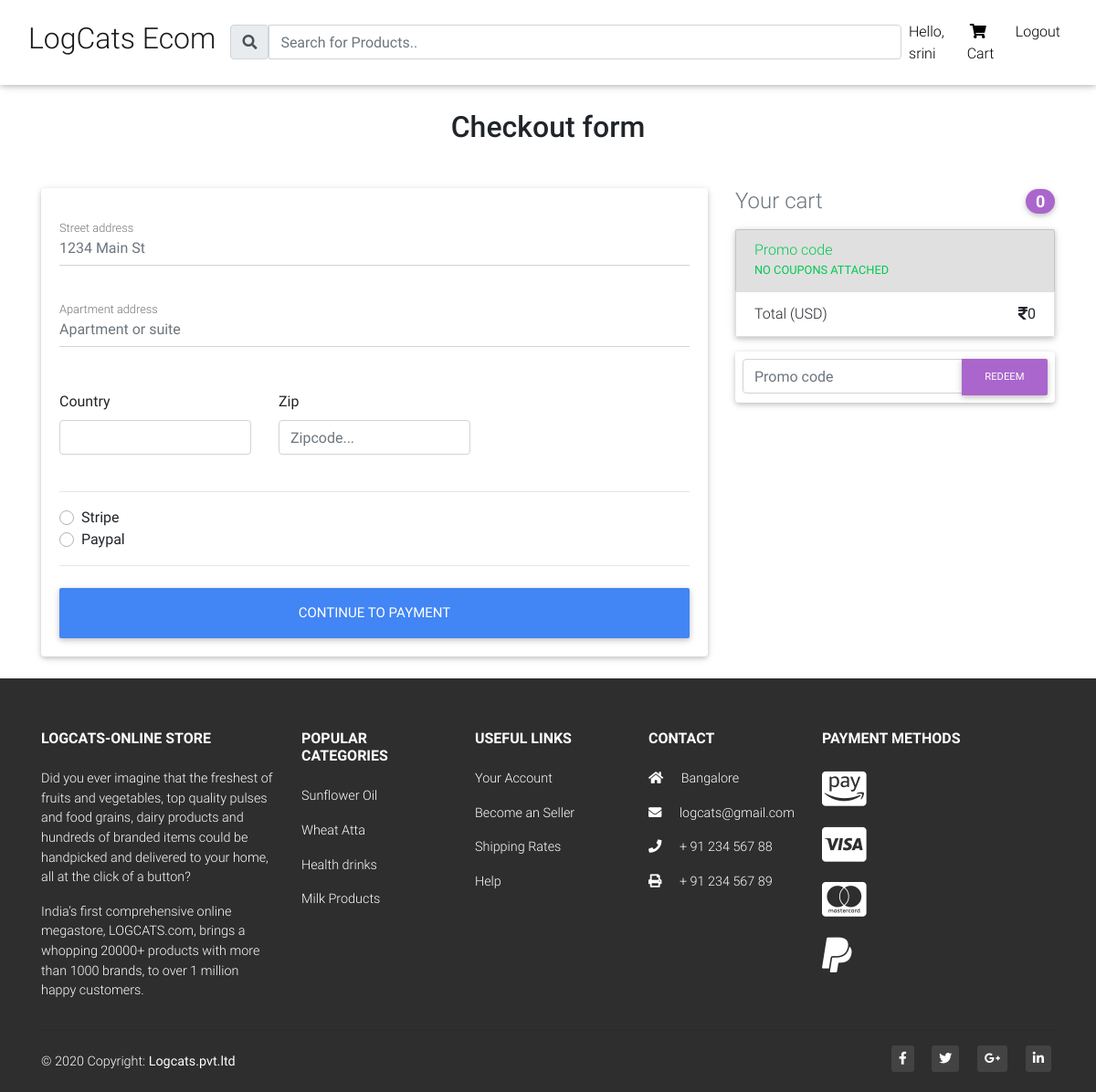
/checkout/ (signed in), run on an earlier commit of the app's database.
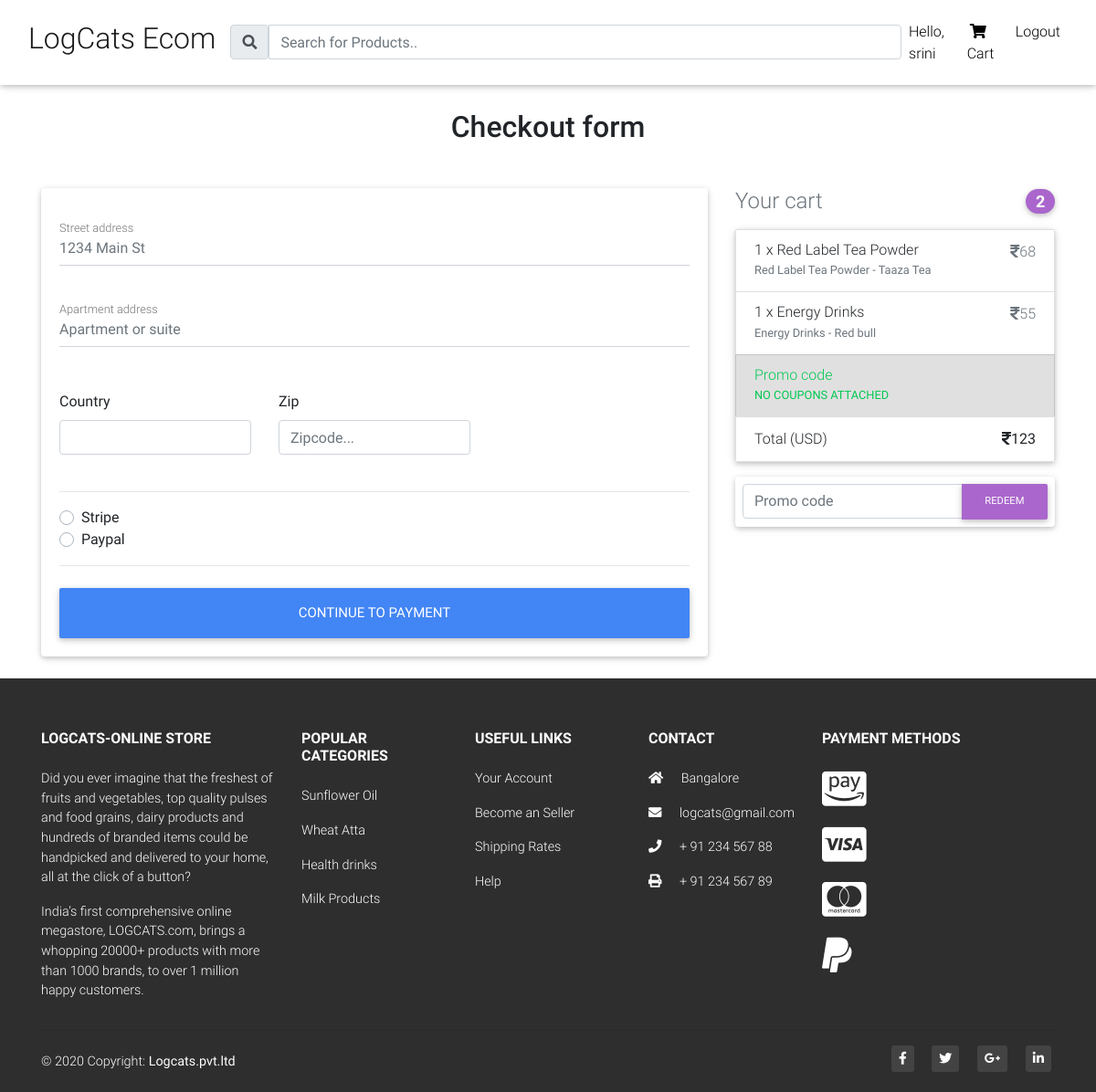
And on a later commit of the database.
### businessToConsumer/models.py (models this page shows, shortened)
class Order(models.Model):
    user = models.ForeignKey(User, on_delete = models.CASCADE)
    items = models.ManyToManyField(OrderItem)
    address = models.ForeignKey(
        "Address", on_delete=models.SET_NULL, blank=True, null=True)
    payment = models.ForeignKey(
        "Payment", on_delete=models.SET_NULL, blank=True, null=True)
    coupon = models.ForeignKey(
        "Coupon", on_delete=models.SET_NULL, blank=True, null=True)
    ordered = models.BooleanField(default=False)
    start_date = models.DateTimeField(auto_now_add=True)
    ordered_date = models.DateTimeField()
    def get_total(self):
        total = 0
        for order_item in self.items.all():
            total += order_item.get_final_price()
        if self.coupon:
            total -= self.coupon.amount
        return total

class OrderItem(models.Model):
    user = models.ForeignKey(User, on_delete = models.CASCADE)
    item = models.ForeignKey(Item, on_delete = models.CASCADE)
    ordered = models.BooleanField(default = False)
    quantity = models.IntegerField(default = 1)
    def get_total_item_price(self):
        return self.quantity * self.item.price
    def get_final_price(self):
        if self.item.discount_price:
            return self.get_total_item_discount_price()
        return self.get_total_item_price()

class Item(models.Model):
    title = models.CharField(max_length=200)
    price = models.IntegerField()
    discount_price = models.IntegerField(blank=True, null=True)
    slug = models.SlugField()
    status = models.CharField(max_length=200)
    description = models.TextField()
    image = models.ImageField(default='default_product.png', upload_to='productImages')

### businessToConsumer/views.py (the view, shortened to what this page needs)
# urls.py: path('checkout/', CheckoutView.as_view(), name='checkout'),
class CheckoutView(View):
    def get(self, *args, **kwargs):
        order = Order.objects.get(user=self.request.user, ordered=False)
        coupon_form = CouponForm()
        form = AddressForm()
        context = {
            'form': form,
            'order': order,
            'coupon_form': coupon_form,
            "DISPLAY_COUPON_FORM": True
        }
        return render(self.request, 'checkout.html', context)

### businessToConsumer/forms.py
class AddressForm(forms.Form):
    street_address = forms.CharField()
    apartment_address = forms.CharField()
    country = CountryField(blank_label="Select country").formfield(widget=CountrySelectWidget(attrs={
        "class": "custom-select d-block w-100"
    }))
    zip = forms.CharField(required=False)
    save_info = forms.BooleanField(required=False)
    use_default = forms.BooleanField(required=False)
    payment_option = forms.ChoiceField(
        widget=forms.RadioSelect(), choices=PAYMENT_CHOICES)

class CouponForm(forms.Form):
    code = forms.CharField(widget=forms.TextInput(attrs={
        'class': "form-control",
        'placeholder': "Promo code",
        'aria-label ': "Recipient's username",
        'aria-describedby': "basic-addon2"
    }), max_length=50)

### templates/checkout.html (shortened to what this page needs)
{% extends 'base.html' %}
{% load crispy_forms_tags %}
{% block content %}
<main class="mt-5 pt-4">
  <div class="container wow fadeIn">
    <h2 class="my-5 h2 text-center">Checkout form</h2>
    <div class="row">
      <div class="col-md-8 mb-4">
        <div class="card">
          <form class="card-body" method="POST">
            <div class="md-form mb-5">
              <input type="text" name="street_address" id="street_address" class="form-control" placeholder="1234 Main St" required>
              <label for="street_address" class="">Street address</label>
            </div>
            <div class="md-form mb-5">
              <input type="text" name="apartment_address" id="apartment_address" class="form-control" placeholder="Apartment or suite" required>
              <label for="apartment_address" class="">Apartment address</label>
            </div>
            <div class="row">
              <div class="col-lg-4 col-md-12 mb-4">
                <label for="country">Country</label>
                {{form.country}}
              </div>
              <div class="col-lg-4 col-md-6 mb-4">
                <label for="zip">Zip</label>
                <input type="text" name="zip" class="form-control" id="zip" placeholder="Zipcode..." >
              </div>
            </div>
            <hr>
            <div class="d-block my-3">
              <div class="custom-control custom-radio">
                <label class="custom-control-label" for="stripe">Stripe</label>
              </div>
              <div class="custom-control custom-radio">
                <label class="custom-control-label" for="paypal">Paypal</label>
              </div>
            </div>
            <hr class="mb-4">
            <button class="btn btn-primary btn-lg btn-block" type="submit">Continue to Payment</button>
          </form>
        </div>
      </div>
      <div class="col-md-4 mb-4">
        {% include "snippet.html" %}
      </div>
    </div>
  </div>
</main>
{% endblock content %}

### templates/snippet.html (shortened to what this page needs)
<h4 class="d-flex justify-content-between align-items-center mb-3">
  <span class="text-muted">Your cart</span>
  <span class="badge badge-secondary badge-pill">{{order.items.count}}</span>
</h4>
<ul class="list-group mb-3 z-depth-1">
  {% for order_item in order.items.all %}
  <li class="list-group-item d-flex justify-content-between lh-condensed">
    <div>
      <h6 class="my-0">{{order_item.quantity}} x {{order_item.item.title}}</h6>
      <small class="text-muted">{{order_item.item.description}}</small>
    </div>
    <span class="text-muted"><i class="fas fa-rupee-sign"></i>{{order_item.get_final_price}}</span>
  </li>
  {% endfor %}
  {% if order.coupon %}
  <li class="list-group-item d-flex justify-content-between bg-light">
    <div class="text-success">
      <h6 class="my-0">Promo code</h6>
      <small>{{order.coupon.code}}</small>
    </div>
    <span class="text-success"><i class="fas fa-rupee-sign"></i>{{order.coupon.amount}}</span>
  </li>
  {% else %}
  <li class="list-group-item d-flex justify-content-between bg-light">
    <div class="text-success">
      <h6 class="my-0">Promo code</h6>
      <small>NO COUPONS ATTACHED</small>
    </div>
  </li>
  {% endif %}
  <li class="list-group-item d-flex justify-content-between">
    <span>Total (USD)</span>
    <strong><i class="fas fa-rupee-sign"></i>{{order.get_total}}</strong>
  </li>
</ul>
{% if DISPLAY_COUPON_FORM %}
<form class="card p-2" action="{% url 'add_coupon' %}" method="POST">
  <div class="input-group">
    {{coupon_form.code}}
    <div class="input-group-append">
      <button class="btn btn-secondary btn-md waves-effect m-0" type="submit">
        Redeem
      </button>
    </div>
  </div>
</form>
{% endif %}

What changed in the data, as far as the page shows it:
changed Order: items.count "0" → "2"; get_total "0" → "123"
added OrderItem: quantity "1", item "Red Label Tea Powder", item.description "Red Label Tea Powder - Taaza Tea", get_final_price "68"
added OrderItem: quantity "1", item "Energy Drinks", item.description "Energy Drinks - Red bull", get_final_price "55"
